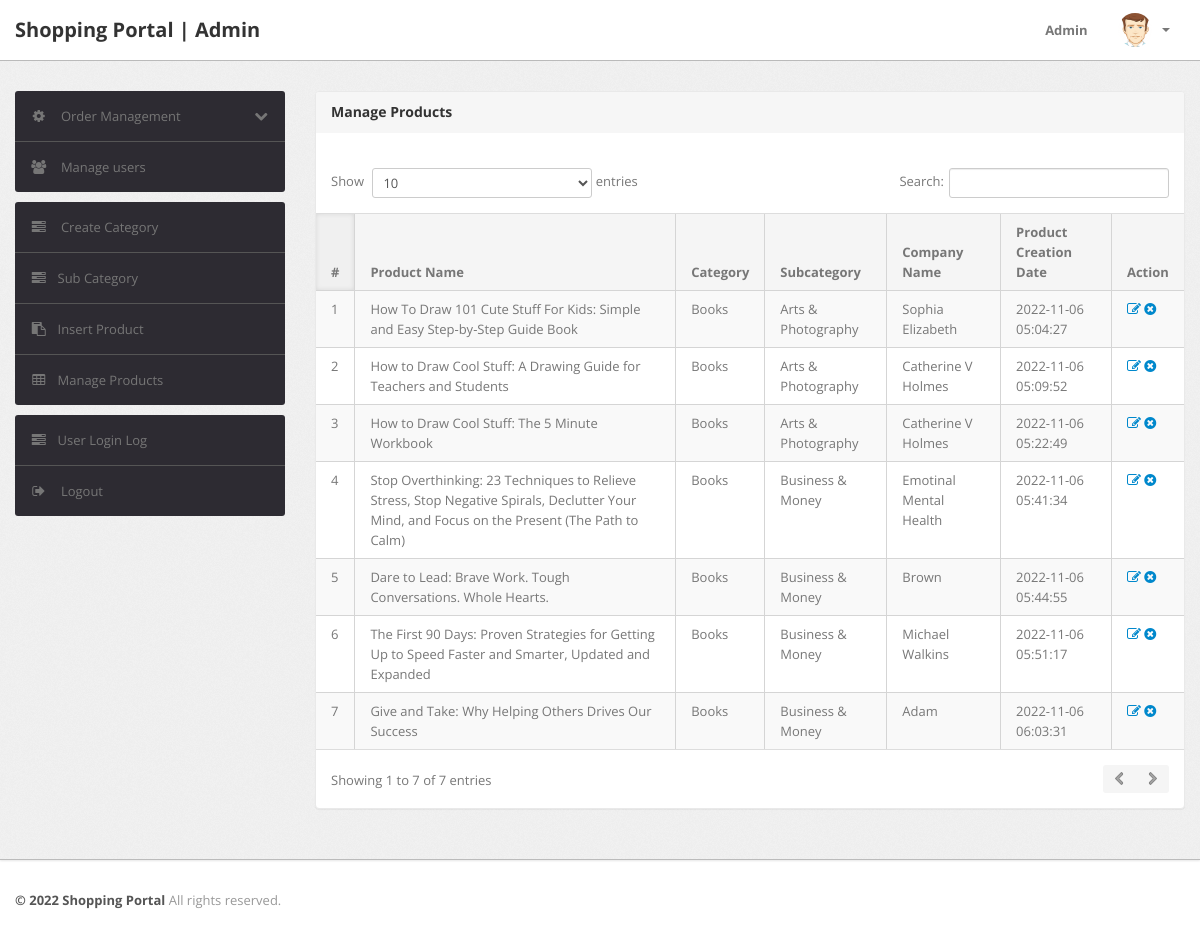
/admin/manage-products.php (signed in), run on the app's committed database.
### tables this page shows
CREATE TABLE `products` (
  `id` int(11) NOT NULL,
  `category` int(11) NOT NULL,
  `subCategory` int(11) DEFAULT NULL,
  `productName` varchar(255) DEFAULT NULL,
  `productCompany` varchar(255) DEFAULT NULL,
  `productPrice` double(8,2) DEFAULT NULL,
  `productPriceBeforeDiscount` double(8,2) DEFAULT NULL,
  `productDescription` longtext DEFAULT NULL,
  `productImage1` varchar(255) DEFAULT NULL,
  `productImage2` varchar(255) DEFAULT NULL,
  `productImage3` varchar(255) DEFAULT NULL,
  `shippingCharge` int(11) DEFAULT NULL,
  `productAvailability` varchar(255) DEFAULT NULL,
  `postingDate` timestamp NULL DEFAULT current_timestamp(),
  `updationDate` varchar(255) DEFAULT NULL
);

CREATE TABLE `category` (
  `id` int(11) NOT NULL,
  `categoryName` varchar(255) DEFAULT NULL,
  `categoryDescription` longtext DEFAULT NULL,
  `creationDate` timestamp NOT NULL DEFAULT current_timestamp(),
  `updationDate` varchar(255) DEFAULT NULL
);

CREATE TABLE `subcategory` (
  `id` int(11) NOT NULL,
  `categoryid` int(11) DEFAULT NULL,
  `subcategory` varchar(255) DEFAULT NULL,
  `creationDate` timestamp NULL DEFAULT current_timestamp(),
  `updationDate` varchar(255) DEFAULT NULL
);

### admin/manage-products.php (the view, shortened to what this page needs)
<?php
include('include/config.php');
if(strlen($_SESSION['alogin'])==0)
	{
header('location:index.php');
}
else{
?>
<!DOCTYPE html>
<html lang="en">
<head>
	<link type="text/css" href="bootstrap/css/bootstrap.min.css" rel="stylesheet">
	<link type="text/css" href="bootstrap/css/bootstrap-responsive.min.css" rel="stylesheet">
	<link type="text/css" href="css/theme.css" rel="stylesheet">
	<link type="text/css" href="images/icons/css/font-awesome.css" rel="stylesheet">
</head>
<body>
<?php include('include/header.php');?>
	<div class="wrapper">
		<div class="container">
			<div class="row">
<?php include('include/sidebar.php');?>
			<div class="span9">
					<div class="content">
	<div class="module">
							<div class="module-head">
								<h3>Manage Products</h3>
							</div>
							<div class="module-body table">
									<br />
								<table cellpadding="0" cellspacing="0" border="0" class="datatable-1 table table-bordered table-striped	 display" width="100%">
									<thead>
										<tr>
											<th>#</th>
											<th>Product Name</th>
											<th>Category </th>
											<th>Subcategory</th>
											<th>Company Name</th>
											<th>Product Creation Date</th>
											<th>Action</th>
										</tr>
									</thead>
									<tbody>
<?php $query=mysqli_query($con,"select products.*,category.categoryName,subcategory.subcategory from products join category on category.id=products.category join subcategory on subcategory.id=products.subCategory");
$cnt=1;
while($row=mysqli_fetch_array($query))
{
?>
										<tr>
											<td><?php echo htmlentities($cnt);?></td>
											<td><?php echo htmlentities($row['productName']);?></td>
											<td><?php echo htmlentities($row['categoryName']);?></td>
											<td> <?php echo htmlentities($row['subcategory']);?></td>
											<td><?php echo htmlentities($row['productCompany']);?></td>
											<td><?php echo htmlentities($row['postingDate']);?></td>
											<td>
											<a href="edit-products.php?id=<?php echo $row['id']?>" ><i class="icon-edit"></i></a>
											<a href="manage-products.php?id=<?php echo $row['id']?>&del=delete" onClick="return confirm('Are you sure you want to delete?')"><i class="icon-remove-sign"></i></a></td>
										</tr>
										<?php $cnt=$cnt+1; } ?>
								</table>
							</div>
						</div>
					</div>
				</div>
			</div>
		</div>
	</div>
<?php include('include/footer.php');?>
</body>
<?php } ?>

### data on the page
products: productName "How To Draw 101 Cute Stuff For Kids: Simple and Easy Step-by-Step Guide Book", category.categoryName "Books", subcategory.subcategory "Arts & Photography", productCompany "Sophia Elizabeth", postingDate "2022-11-06 05:04:27"
products: productName "How to Draw Cool Stuff: A Drawing Guide for Teachers and Students", category.categoryName "Books", subcategory.subcategory "Arts & Photography", productCompany "Catherine V Holmes", postingDate "2022-11-06 05:09:52"
products: productName "How to Draw Cool Stuff: The 5 Minute Workbook", category.categoryName "Books", subcategory.subcategory "Arts & Photography", productCompany "Catherine V Holmes", postingDate "2022-11-06 05:22:49"
products: productName "Stop Overthinking: 23 Techniques to Relieve Stress, Stop Negative Spirals, Declutter Your Mind, and Focus on the Present (The Path to Calm)", category.categoryName "Books", subcategory.subcategory "Business & Money", productCompany "Emotinal Mental Health", postingDate "2022-11-06 05:41:34"
products: productName "Dare to Lead: Brave Work. Tough Conversations. Whole Hearts.", category.categoryName "Books", subcategory.subcategory "Business & Money", productCompany "Brown", postingDate "2022-11-06 05:44:55"
products: productName "The First 90 Days: Proven Strategies for Getting Up to Speed Faster and Smarter, Updated and Expanded", category.categoryName "Books", subcategory.subcategory "Business & Money", productCompany "Michael Walkins", postingDate "2022-11-06 05:51:17"
products: productName "Give and Take: Why Helping Others Drives Our Success", category.categoryName "Books", subcategory.subcategory "Business & Money", productCompany "Adam", postingDate "2022-11-06 06:03:31"
